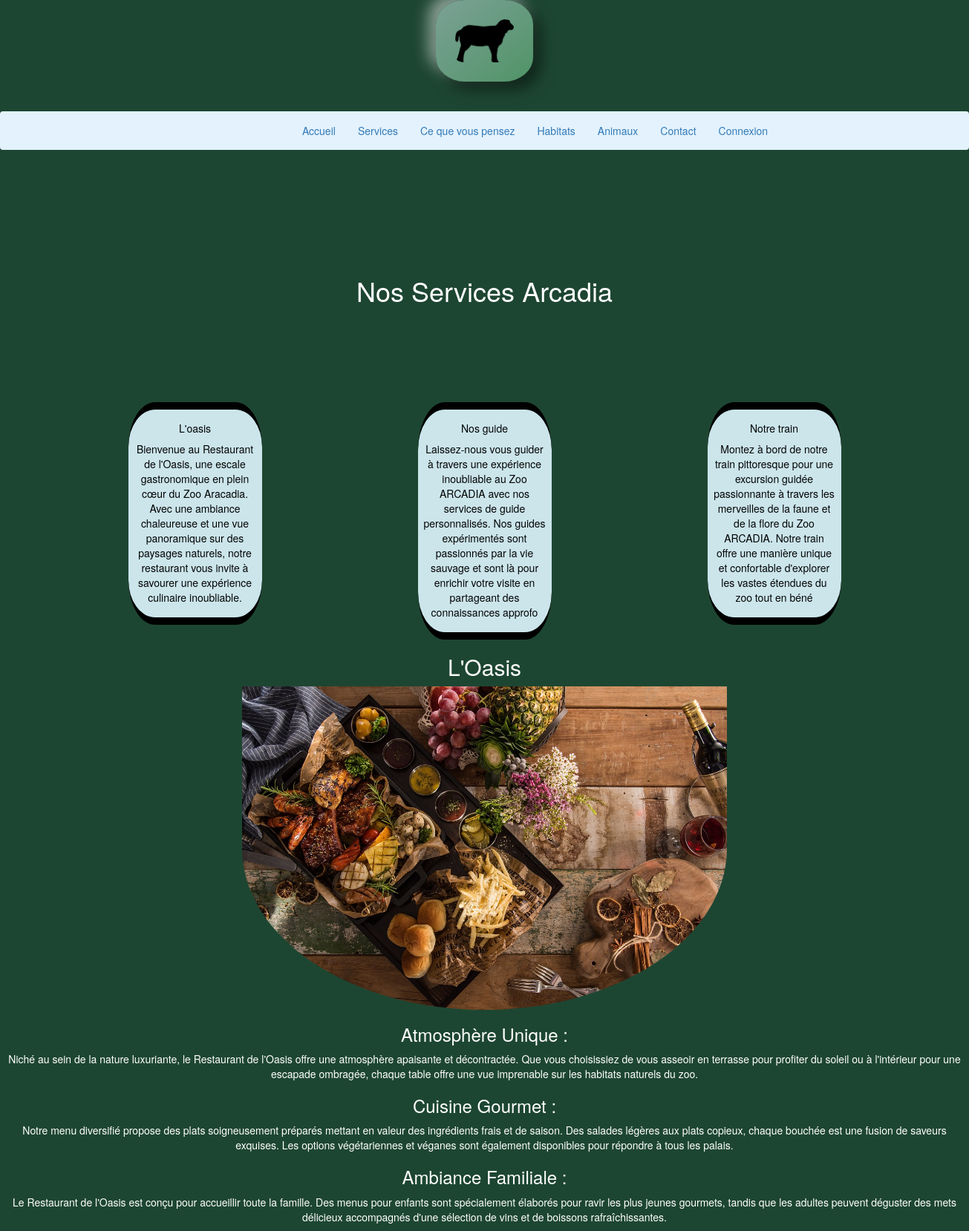
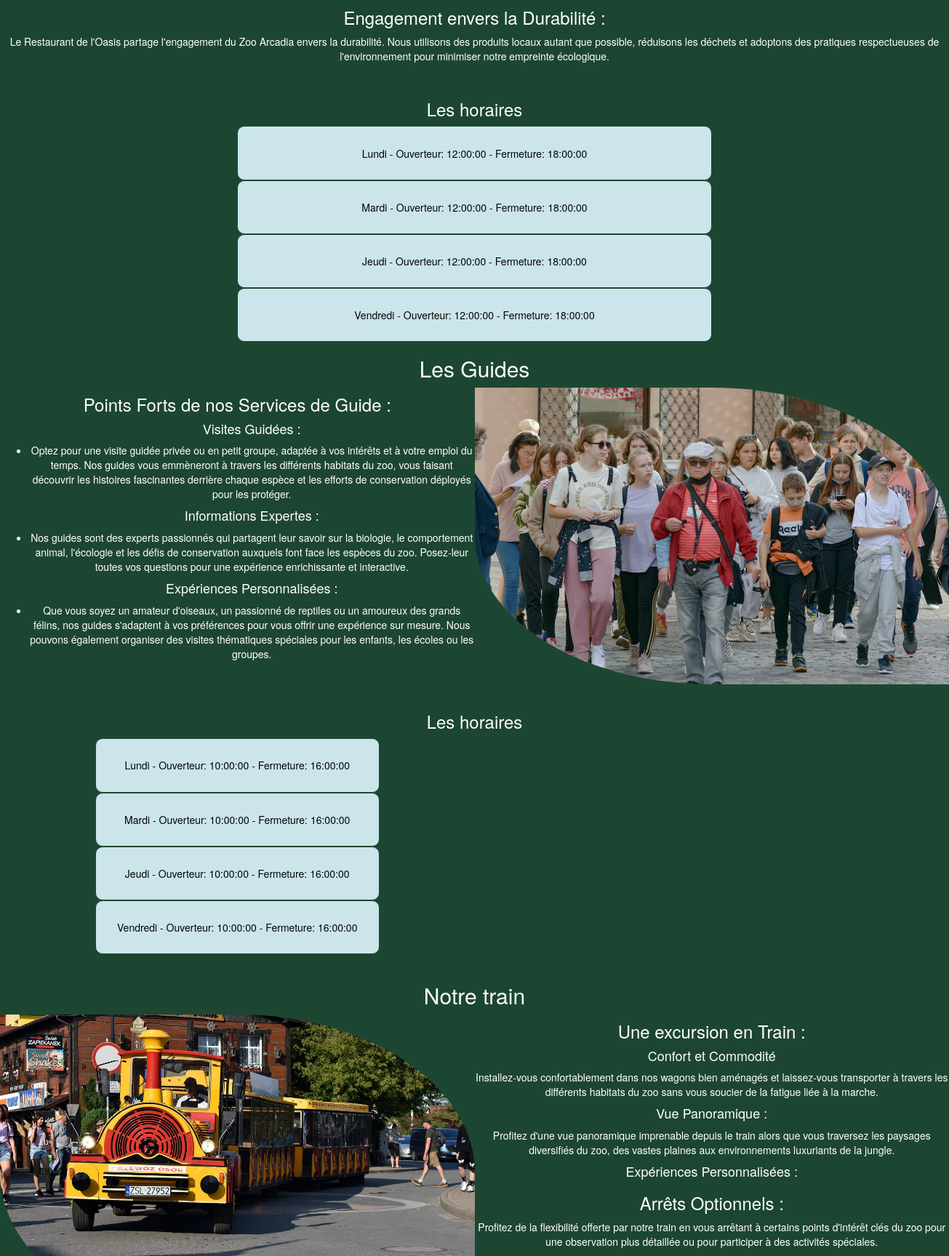
Page /php/service.php (upper part) on the committed database (2 pictures, top to bottom).
### tables this page shows
CREATE TABLE `services` (
  `id` int NOT NULL AUTO_INCREMENT,
  `libelle` varchar(255) NOT NULL,
  `descriptionService` varchar(255) NOT NULL,
  PRIMARY KEY (`id`)
);

CREATE TABLE  `horaire` (
  `id` int NOT NULL AUTO_INCREMENT,
  `nom` varchar(255) NOT NULL,
  `jour` varchar(255) NOT NULL,
  `heureDebut` time NOT NULL,
  `heureFin` time NOT NULL,
  PRIMARY KEY (`id`)
);

### php/service.php (the view, shortened to what this page needs)
<?php
require "connexion.php";
?>
<!DOCTYPE html>
<html lang="fr">
<head>
    <link rel="stylesheet" href="https://maxcdn.bootstrapcdn.com/bootstrap/3.4.1/css/bootstrap.min.css">
    <link rel="stylesheet" type="text/css" href="../css/styles.css" />
</head>
<body class='vitrine-accueil'>
    <?php include "_partial/header.php"; ?>
    <br>
    <?php include "_partial/navbar.php"; ?>
    <br>
    <h1>Nos Services Arcadia</h1>
    <?php
    $sql = "SELECT * FROM services";
    if ($result = mysqli_query($conn, $sql)) {
        if (mysqli_num_rows($result) > 0) {
            echo "<div class='container '>\n
            <div class='row'>\n";
            while ($row = mysqli_fetch_array($result)) {
                echo "<div class='col-md-4'>\n
                <div class='card'>\n
                <div class='card-body ac-p'>\n
                <h5 class='card-title'>" . $row['libelle'] . "</h5>\n
                <p class='card-text'>" . $row['descriptionService'] . "</p>\n
                </div>\n
                </div>\n
                </div>\n";
            }
            echo "\n</div>\n
            </div>";
        } else {
            echo "No records found.";
        }
    } else {
        echo "ERROR: Could not able to execute $sql. " . mysqli_error(
            $conn
        );
    }
    ?>
    <div>
        <h2>L'Oasis</h2>
        <img class="service1" src="../images/restaurant1.jpg" alt="restaurant plat">
        <h3>Atmosphère Unique :</h3>
        <p>Niché au sein de la nature luxuriante, le Restaurant de l'Oasis offre une atmosphère apaisante et décontractée. Que vous choisissiez de vous asseoir en terrasse pour profiter du soleil ou à l'intérieur pour une escapade ombragée, chaque table offre une vue imprenable sur les habitats naturels du zoo.</p>
        <h3>Cuisine Gourmet :</h3>
        <p>Notre menu diversifié propose des plats soigneusement préparés mettant en valeur des ingrédients frais et de saison. Des salades légères aux plats copieux, chaque bouchée est une fusion de saveurs exquises. Les options végétariennes et véganes sont également disponibles pour répondre à tous les palais.</p>
        <h3>Ambiance Familiale :</h3>
        <p>Le Restaurant de l'Oasis est conçu pour accueillir toute la famille. Des menus pour enfants sont spécialement élaborés pour ravir les plus jeunes gourmets, tandis que les adultes peuvent déguster des mets délicieux accompagnés d'une sélection de vins et de boissons rafraîchissantes.</p>
        <h3>Engagement envers la Durabilité :</h3>
        <p>Le Restaurant de l'Oasis partage l'engagement du Zoo Arcadia envers la durabilité. Nous utilisons des produits locaux autant que possible, réduisons les déchets et adoptons des pratiques respectueuses de l'environnement pour minimiser notre empreinte écologique.</p>
    </div>
    <br>
    <h3>Les horaires</h3>
    <?php
    $sql = 'SELECT * FROM horaire WHERE nom = "Restaurant"';
    $resultat = mysqli_query($conn, $sql);
    while ($unHoraire = mysqli_fetch_assoc($resultat)) {
        echo "<p class='border-form' style='width:50%;'> " . $unHoraire["jour"] . " - Ouverteur: " . $unHoraire["heureDebut"] . " - Fermeture: " . $unHoraire["heureFin"] . "</p>";
    }
    ?>
    <div>
        <h2>Les Guides</h2>
        <img class="service2" src="../images/guide1.jpg" alt="guide zoo">
        <h3>Points Forts de nos Services de Guide :</h3>
        <ul>
            <h4>Visites Guidées :</h4>
            <li>
                <p>Optez pour une visite guidée privée ou en petit groupe, adaptée à vos intérêts et à votre emploi du temps. Nos guides vous emmèneront à travers les différents habitats du zoo, vous faisant découvrir les histoires fascinantes derrière chaque espèce et les efforts de conservation déployés pour les protéger.</p>
            </li>
            <h4>Informations Expertes :</h4>
            <li>
                <p>Nos guides sont des experts passionnés qui partagent leur savoir sur la biologie, le comportement animal, l'écologie et les défis de conservation auxquels font face les espèces du zoo. Posez-leur toutes vos questions pour une expérience enrichissante et interactive.</p>
            </li>
            <h4>Expériences Personnalisées :</h4>
            <li>
                <p>Que vous soyez un amateur d'oiseaux, un passionné de reptiles ou un amoureux des grands félins, nos guides s'adaptent à vos préférences pour vous offrir une expérience sur mesure. Nous pouvons également organiser des visites thématiques spéciales pour les enfants, les écoles ou les groupes.</p>
            </li>
        </ul>
    </div>
    <br>
    <br>
    <h3>Les horaires</h3>
    <?php
    $sql = 'SELECT * FROM horaire WHERE nom = "Guide"';
    $resultat = mysqli_query($conn, $sql);
    while ($unHoraire = mysqli_fetch_assoc($resultat)) {
        echo "<p class='border-form' style='width:30%; margin-left:10%;'> " . $unHoraire["jour"] . " - Ouverteur: " . $unHoraire["heureDebut"] . " - Fermeture: " . $unHoraire["heureFin"] . "</p>";
    }
    ?>
    <br>
    <div>
        <h2>Notre train</h2>
        <img class="service3" src="../images/train1.jpg" alt="train zoo">
        <h3>Une excursion en Train :</h3>
        <h4>Confort et Commodité </h4>
        <p> Installez-vous confortablement dans nos wagons bien aménagés et laissez-vous transporter à travers les différents habitats du zoo sans vous soucier de la fatigue liée à la marche.</p>
        <h4>Vue Panoramique :</h4>
        <p>Profitez d'une vue panoramique imprenable depuis le train alors que vous traversez les paysages diversifiés du zoo, des vastes plaines aux environnements luxuriants de la jungle.</p>
        <h4>Expériences Personnalisées :</h4>
        <h3>Arrêts Optionnels :</h3>
        <p>Profitez de la flexibilité offerte par notre train en vous arrêtant à certains points d'intérêt clés du zoo pour une observation plus détaillée ou pour participer à des activités spéciales.</p>
    </div>
    <br>
    <br>
    <?php include "_partial/footer.php"; ?>
    <br>
</body>
</html>

### css/styles.css (style rules this page uses)
h1 { margin: 10%; }
img { width: 100%; height: auto; }
.vitrine-accueil { background-color: #1d4632; text-align: center; color: white; }
.service1 { width: 50%; max-width: 100%; height: auto; border-bottom-left-radius: 50%; border-bottom-right-radius: 50%; }
.service2 { float: right; width: 50%; max-width: 100%; height: auto; border-bottom-left-radius: 50%; border-top-right-radius: 50%; }
.service3 { float: left; width: 50%; max-width: 100%; height: auto; border-bottom-left-radius: 50%; border-top-right-radius: 50%; }
.border-form { border: #1d4632 solid 1px; border-radius: 10px; padding: 2%; margin: 0 auto; width: 50%; background-color: #cbe5eb; color: #040404; }
.ac-p { border-radius: 20%; border-top: #000000 solid 10px; border-bottom: #000000 solid 10px; border-right: transparent; padding: 2%; margin: 0 auto; width: 50%; background-color: #cbe5eb; color: #040404; }

### rows in the picture
services: libelle "L'oasis", descriptionService "Bienvenue au Restaurant de l'Oasis, une escale gastronomique en plein cœur du Zoo Aracadia. Avec une ambiance chaleureuse et une vue panoramique sur des paysages naturels, notre restaurant vous invite à savourer une expérience culinaire inoubliable."
services: libelle "Nos guide", descriptionService "Laissez-nous vous guider à travers une expérience inoubliable au Zoo ARCADIA avec nos services de guide personnalisés. Nos guides expérimentés sont passionnés par la vie sauvage et sont là pour enrichir votre visite en partageant des connaissances approfo"
services: libelle "Notre train", descriptionService "Montez à bord de notre train pittoresque pour une excursion guidée passionnante à travers les merveilles de la faune et de la flore du Zoo ARCADIA. Notre train offre une manière unique et confortable d'explorer les vastes étendues du zoo tout en béné"
horaire: jour "Lundi", heureDebut "12:00:00", heureFin "18:00:00"
horaire: jour "Mardi", heureDebut "12:00:00", heureFin "18:00:00"
horaire: jour "Jeudi", heureDebut "12:00:00", heureFin "18:00:00"
horaire: jour "Vendredi", heureDebut "12:00:00", heureFin "18:00:00"
horaire: jour "Lundi", heureDebut "10:00:00", heureFin "16:00:00"
horaire: jour "Mardi", heureDebut "10:00:00", heureFin "16:00:00"
horaire: jour "Jeudi", heureDebut "10:00:00", heureFin "16:00:00"
horaire: jour "Vendredi", heureDebut "10:00:00", heureFin "16:00:00"
